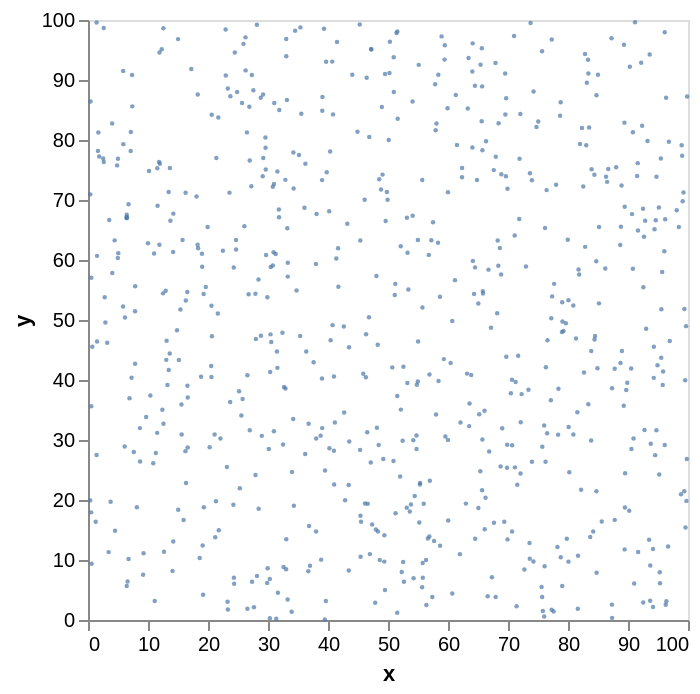

Write notebook code for a chart like this one.
### Markdown cell above
To remove those pesky lines we need to specify we want an `x` and `y` axis without grid lines.

### Code cell
alt.Chart(df).mark_circle(size=5).encode(
    alt.X('x', axis=alt.Axis(grid=False)),
    alt.Y('y', axis=alt.Axis(grid=False)))

### Figure 1 — Vega-Lite specification as saved in the notebook (floating-point values rounded to 4 significant figures; data arrays with more than 128 entries replaced by an {"elided": "..."} marker saying what was removed)
{"config": {"view": {"continuousWidth": 300, "continuousHeight": 300}}, "data": {"name": "data-daf5005bba0650cc9e62676a31b082b3"}, "mark": {"type": "circle", "size": 5}, "encoding": {"x": {"axis": {"grid": false}, "field": "x", "type": "quantitative"}, "y": {"axis": {"grid": false}, "field": "y", "type": "quantitative"}}, "$schema": "https://vega.github.io/schema/vega-lite/v6.4.1.json", "datasets": {"data-daf5005bba0650cc9e62676a31b082b3": {"elided": "700 records"}}}
